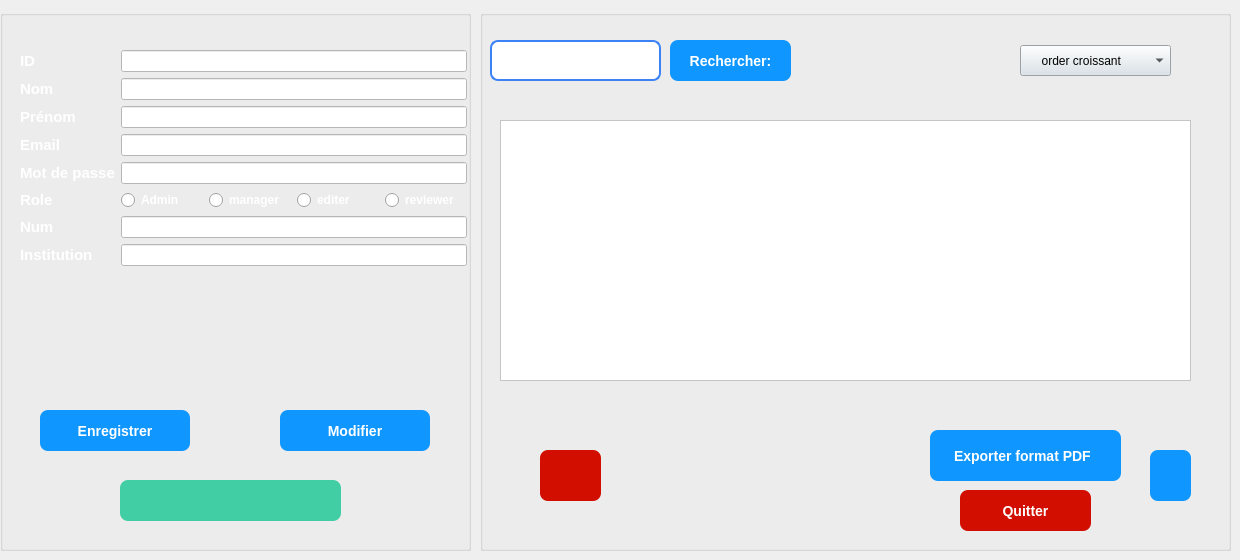
     <widget class="QWidget" name="stackedWidgetPage1">
      <widget class="QGroupBox" name="groupBox_Utilisateur_Form">
       <property name="geometry">
        <rect>
         <x>0</x>
         <y>10</y>
         <width>471</width>
         <height>541</height>
        </rect>
       </property>
       <property name="styleSheet">
        <string notr="true">background-color: rgb(0, 36, 168);
border: #A8D3F0;
/* Style pour tous les GroupBox */
QGroupBox {
    border: 2px solid #2c3e50; /* Couleur de la bordure */
    border-radius: 15px;      /* MÃªme arrondi que les boutons */
    margin-top: 20px;         /* Espace pour le titre en haut */
    font-weight: bold;
    color: #2c3e50;
}
/* Style spÃ©cifique pour le titre du GroupBox */
QGroupBox::title {
    subcontrol-origin: margin;
    subcontrol-position: top center; /* Place le titre en haut au centre */
    padding: 0 10px;
}</string>
       </property>
       <property name="title">
        <string/>
       </property>
       <widget class="QWidget" name="formLayoutWidget_Utilisateur">
        <property name="geometry">
         <rect>
          <x>20</x>
          <y>40</y>
          <width>447</width>
          <height>251</height>
         </rect>
        </property>
        <layout class="QFormLayout" name="formLayout_Utilisateur">
         <item row="0" column="0">
          <widget class="QLabel" name="label_ID_Utilisateur">
           <property name="text">
            <string>&lt;html&gt;&lt;head/&gt;&lt;body&gt;&lt;p&gt;&lt;span style=&quot; font-size:11pt; font-weight:700; color:#ffffff;&quot;&gt;ID&lt;/span&gt;&lt;/p&gt;&lt;/body&gt;&lt;/html&gt;</string>
           </property>
          </widget>
         </item>
         <item row="0" column="1">
          <widget class="QLineEdit" name="lineEdit_ID_Utilisateur">
           <property name="styleSheet">
            <string notr="true">background-color: rgb(255, 255, 255);</string>
           </property>
          </widget>
         </item>
         <item row="1" column="0">
          <widget class="QLabel" name="label_Nom_Utilisateur">
           <property name="text">
            <string>&lt;html&gt;&lt;head/&gt;&lt;body&gt;&lt;p&gt;&lt;span style=&quot; font-size:11pt; font-weight:700; color:#ffffff;&quot;&gt;Nom&lt;/span&gt;&lt;/p&gt;&lt;/body&gt;&lt;/html&gt;</string>
           </property>
          </widget>
         </item>
         <item row="1" column="1">
          <widget class="QLineEdit" name="lineEdit_Nom_Utilisateur">
           <property name="styleSheet">
            <string notr="true">background-color: rgb(255, 255, 255);</string>
           </property>
          </widget>
         </item>
         <item row="2" column="0">
          <widget class="QLabel" name="label_Prenom_Utilisateur">
           <property name="text">
            <string>&lt;html&gt;&lt;head/&gt;&lt;body&gt;&lt;p&gt;&lt;span style=&quot; font-size:11pt; font-weight:700; color:#ffffff;&quot;&gt;Prénom&lt;/span&gt;&lt;/p&gt;&lt;/body&gt;&lt;/html&gt;</string>
           </property>
          </widget>
         </item>
         <item row="2" column="1">
          <widget class="QLineEdit" name="lineEdit_Prenom_Utilisateur">
           <property name="styleSheet">
            <string notr="true">background-color: rgb(255, 255, 255);</string>
           </property>
          </widget>
         </item>
         <item row="3" column="0">
          <widget class="QLabel" name="label_Email_Utilisateur">
           <property name="text">
            <string>&lt;html&gt;&lt;head/&gt;&lt;body&gt;&lt;p&gt;&lt;span style=&quot; font-size:11pt; font-weight:700; color:#ffffff;&quot;&gt;Email&lt;/span&gt;&lt;/p&gt;&lt;/body&gt;&lt;/html&gt;</string>
           </property>
          </widget>
         </item>
         <item row="3" column="1">
          <widget class="QLineEdit" name="lineEdit_Email_Utilisateur">
           <property name="styleSheet">
            <string notr="true">background-color: rgb(255, 255, 255);</string>
           </property>
          </widget>
         </item>
         <item row="4" column="1">
          <widget class="QLineEdit" name="lineEdit_Mdp_Utilisateur">
           <property name="styleSheet">
            <string notr="true">background-color: rgb(255, 255, 255);</string>
           </property>
           <property name="echoMode">
            <enum>QLineEdit::EchoMode::Password</enum>
           </property>
          </widget>
         </item>
         <item row="5" column="0">
          <widget class="QLabel" name="label_Role_Utilisateur">
           <property name="text">
            <string>&lt;html&gt;&lt;head/&gt;&lt;body&gt;&lt;p&gt;&lt;span style=&quot; font-size:11pt; font-weight:700; color:#ffffff;&quot;&gt;Role&lt;/span&gt;&lt;/p&gt;&lt;/body&gt;&lt;/html&gt;</string>
           </property>
          </widget>
         </item>
         <item row="5" column="1">
          <layout class="QHBoxLayout" name="horizontalLayout_Role">
           <item>
            <widget class="QRadioButton" name="radioButton_Admin_7">
             <property name="styleSheet">
              <string notr="true">color: white; font-weight: bold;</string>
             </property>
             <property name="text">
              <string>Admin</string>
             </property>
            </widget>
           </item>
           <item>
            <widget class="QRadioButton" name="radioButton_Admin_2">
             <property name="styleSheet">
              <string notr="true">color: white; font-weight: bold;</string>
             </property>
             <property name="text">
              <string>manager</string>
             </property>
            </widget>
           </item>
           <item>
            <widget class="QRadioButton" name="radioButton_Admin">
             <property name="styleSheet">
              <string notr="true">color: white; font-weight: bold;</string>
             </property>
             <property name="text">
              <string>editer</string>
             </property>
            </widget>
           </item>
           <item>
            <widget class="QRadioButton" name="radioButton_Chercheur">
             <property name="styleSheet">
              <string notr="true">color: white; font-weight: bold;</string>
             </property>
             <property name="text">
              <string>reviewer</string>
             </property>
            </widget>
           </item>
          </layout>
         </item>
         <item row="6" column="0">
          <widget class="QLabel" name="label_num">
           <property name="text">
            <string>&lt;html&gt;&lt;head/&gt;&lt;body&gt;&lt;p&gt;&lt;span style=&quot; font-size:11pt; font-weight:700; color:#ffffff;&quot;&gt;Num&lt;/span&gt;&lt;/p&gt;&lt;/body&gt;&lt;/html&gt;</string>
           </property>
          </widget>
         </item>
         <item row="6" column="1">
          <widget class="QLineEdit" name="lineEdit_Institution_Utilisateur_2">
           <property name="styleSheet">
            <string notr="true">background-color: rgb(255, 255, 255);</string>
           </property>
          </widget>
         </item>
         <item row="7" column="0">
          <widget class="QLabel" name="label_Institution">
           <property name="text">
            <string>&lt;html&gt;&lt;head/&gt;&lt;body&gt;&lt;p&gt;&lt;span style=&quot; font-size:11pt; font-weight:700; color:#ffffff;&quot;&gt;Institution&lt;/span&gt;&lt;/p&gt;&lt;/body&gt;&lt;/html&gt;</string>
           </property>
          </widget>
         </item>
         <item row="7" column="1">
          <widget class="QLineEdit" name="lineEdit_Institution_Utilisateur_3">
           <property name="styleSheet">
            <string notr="true">background-color: rgb(255, 255, 255);</string>
           </property>
          </widget>
         </item>
         <item row="4" column="0">
          <widget class="QLabel" name="label_Mdp_Utilisateur">
           <property name="text">
            <string>&lt;html&gt;&lt;head/&gt;&lt;body&gt;&lt;p&gt;&lt;span style=&quot; font-size:11pt; font-weight:700; color:#ffffff;&quot;&gt;Mot de passe&lt;/span&gt;&lt;/p&gt;&lt;/body&gt;&lt;/html&gt;</string>
           </property>
          </widget>
         </item>
        </layout>
       </widget>
       <widget class="QPushButton" name="btn_Enregistrer_Utilisateur">
        <property name="geometry">
         <rect>
          <x>40</x>
          <y>400</y>
          <width>150</width>
          <height>41</height>
         </rect>
        </property>
        <property name="minimumSize">
         <size>
          <width>0</width>
          <height>0</height>
         </size>
        </property>
        <property name="styleSheet">
         <string notr="true">QPushButton {
    
    color: white;
    border: none;
    border-radius: 8px;
    padding: 8px 20px;
	
	 background-color: rgb(16, 151, 255);   /* normal state */
    font-size: 14px;
    font-weight: bold;
}

QPushButton:hover {
    background-color: #059669;   /* darker on hover */
}
</string>
        </property>
        <property name="text">
         <string>Enregistrer</string>
        </property>
       </widget>
       <widget class="QPushButton" name="modif_3">
        <property name="geometry">
         <rect>
          <x>280</x>
          <y>400</y>
          <width>150</width>
          <height>41</height>
         </rect>
        </property>
        <property name="styleSheet">
         <string notr="true">QPushButton {
   background-color: rgb(16, 151, 255);   /* normal state */
    color: white;
    border: none;
    border-radius: 8px;
    padding: 8px 20px;
    font-size: 14px;
    font-weight: bold;
}

QPushButton:hover {
    background-color: #059669;   /* darker on hover */
}
</string>
        </property>
        <property name="text">
         <string>Modifier</string>
        </property>
       </widget>
       <widget class="QPushButton" name="annulerajout_client_3">
        <property name="geometry">
         <rect>
          <x>120</x>
          <y>470</y>
          <width>221</width>
          <height>41</height>
         </rect>
        </property>
        <property name="styleSheet">
         <string notr="true">QPushButton {
	

	
	
	background-color: rgb(66, 206, 164);
	
    color: white;
    border: none;
    border-radius: 8px;
    padding: 8px 20px;
    font-size: 14px;
    font-weight: bold;
}

QPushButton:hover {
      /* darker on hover */
	background-color: rgb(140, 0, 0);
}
</string>
        </property>
        <property name="text">
         <string/>
        </property>
        <property name="icon">
         <iconset theme="QIcon::ThemeIcon::EditClear"/>
        </property>
       </widget>
      </widget>
      <widget class="QGroupBox" name="groupBox_Session_List_6">
       <property name="geometry">
        <rect>
         <x>480</x>
         <y>10</y>
         <width>751</width>
         <height>541</height>
        </rect>
       </property>
       <property name="styleSheet">
        <string notr="true">background-color: rgb(0, 36, 168);
border: #A8D3F0;
/* Style pour tous les GroupBox */
QGroupBox {
    border: 2px solid #2c3e50; /* Couleur de la bordure */
    border-radius: 15px;      /* MÃªme arrondi que les boutons */
    margin-top: 20px;         /* Espace pour le titre en haut */
    font-weight: bold;
    color: #2c3e50;
}
/* Style spÃ©cifique pour le titre du GroupBox */
QGroupBox::title {
    subcontrol-origin: margin;
    subcontrol-position: top center; /* Place le titre en haut au centre */
    padding: 0 10px;
}</string>
       </property>
       <property name="title">
        <string/>
       </property>
       <widget class="QTableView" name="tableWidget_10">
        <property name="geometry">
         <rect>
          <x>20</x>
          <y>110</y>
          <width>691</width>
          <height>261</height>
         </rect>
        </property>
        <property name="styleSheet">
         <string notr="true">background-color: rgb(255, 255, 255);</string>
        </property>
       </widget>
       <widget class="QPushButton" name="pushButton_supprimer_client_2">
        <property name="geometry">
         <rect>
          <x>60</x>
          <y>440</y>
          <width>61</width>
          <height>51</height>
         </rect>
        </property>
        <property name="styleSheet">
         <string notr="true">QPushButton {

	background-color: rgb(209, 14, 0);

	
    color: white;
    border: none;
    border-radius: 8px;
    padding: 8px 20px;
    font-size: 14px;
    font-weight: bold;
}

QPushButton:hover {
      /* darker on hover */
	background-color: rgb(209, 14, 0);
;
}
</string>
        </property>
        <property name="text">
         <string/>
        </property>
        <property name="icon">
         <iconset theme="QIcon::ThemeIcon::EditDelete"/>
        </property>
       </widget>
       <widget class="QLabel" name="label_20">
        <property name="geometry">
         <rect>
          <x>450</x>
          <y>420</y>
          <width>191</width>
          <height>51</height>
         </rect>
        </property>
        <property name="styleSheet">
         <string notr="true">QLabel {
    background-color: rgb(16, 151, 255);
   /* normal state */
    color: white;
    border: none;
    border-radius: 8px;
    padding: 8px 20px;
    font-size: 14px;
    font-weight: bold;
}


</string>
        </property>
        <property name="text">
         <string>Exporter format PDF</string>
        </property>
       </widget>
       <widget class="QPushButton" name="quitterSession_7">
        <property name="geometry">
         <rect>
          <x>480</x>
          <y>480</y>
          <width>131</width>
          <height>41</height>
         </rect>
        </property>
        <property name="styleSheet">
         <string notr="true">QPushButton {

	background-color: rgb(209, 14, 0);
	
    color: white;
    border: none;
    border-radius: 8px;
    padding: 8px 20px;
    font-size: 14px;
    font-weight: bold;
}

QPushButton:hover {
      /* darker on hover */
	background-color: rgb(140, 0, 0);
}

</string>
        </property>
        <property name="text">
         <string>Quitter</string>
        </property>
       </widget>
       <widget class="QPushButton" name="pushButton_pdfclient_2">
        <property name="geometry">
         <rect>
          <x>670</x>
          <y>440</y>
          <width>41</width>
          <height>51</height>
         </rect>
        </property>
        <property name="styleSheet">
         <string notr="true">QPushButton {
    background-color: rgb(16, 151, 255);
   /* normal state */
    color: white;
    border: none;
    border-radius: 8px;
    padding: 8px 20px;
    font-size: 14px;
    font-weight: bold;
}

QPushButton:hover {
    background-color: #059669;   /* darker on hover */
}
</string>
        </property>
        <property name="text">
         <string/>
        </property>
        <property name="icon">
         <iconset theme="QIcon::ThemeIcon::GoDown"/>
        </property>
       </widget>
       <widget class="QPushButton" name="pushButton_recherche_4">
        <property name="geometry">
         <rect>
          <x>190</x>
          <y>30</y>
          <width>121</width>
          <height>41</height>
         </rect>
        </property>
        <property name="styleSheet">
         <string notr="true">QPushButton {
    background-color: rgb(16, 151, 255);   /* normal state */
    color: white;
    border: none;
    border-radius: 8px;
    padding: 8px 20px;
    font-size: 14px;
    font-weight: bold;
}

QPushButton:hover {
    background-color: #059669;   /* darker on hover */
}
</string>
        </property>
        <property name="text">
         <string>Rechercher:</string>
        </property>
        <property name="icon">
         <iconset theme="QIcon::ThemeIcon::EditFind"/>
        </property>
       </widget>
       <widget class="QLineEdit" name="rechSession_7">
        <property name="geometry">
         <rect>
          <x>10</x>
          <y>30</y>
          <width>171</width>
          <height>41</height>
         </rect>
        </property>
        <property name="styleSheet">
         <string notr="true">QLineEdit {
    /* dark background */
	background-color: rgb(255, 255, 255);
    color: #1f2937;              /* typed text color */
    border: 2px solid #3b82f6;   /* blue border */
    border-radius: 8px;
    
    font-size: 14px;
}

QLineEdit::placeholder {
    color: white;                /* placeholder text color */
}
</string>
        </property>
       </widget>
       <widget class="QComboBox" name="comboBox_11">
        <property name="geometry">
         <rect>
          <x>540</x>
          <y>35</y>
          <width>151</width>
          <height>31</height>
         </rect>
        </property>
        <property name="palette">
         <palette>
          <active>
           <colorrole role="WindowText">
            <brush brushstyle="SolidPattern">
             <color alpha="255">
              <red>0</red>
              <green>0</green>
              <blue>0</blue>
             </color>
            </brush>
           </colorrole>
           <colorrole role="Button">
            <brush brushstyle="SolidPattern">
             <color alpha="255">
              <red>216</red>
              <green>226</green>
              <blue>233</blue>
             </color>
            </brush>
           </colorrole>
           <colorrole role="Light">
            <brush brushstyle="SolidPattern">
             <color alpha="255">
              <red>255</red>
              <green>255</green>
              <blue>255</blue>
             </color>
            </brush>
           </colorrole>
           <colorrole role="Midlight">
            <brush brushstyle="SolidPattern">
             <color alpha="255">
              <red>255</red>
              <green>255</green>
              <blue>255</blue>
             </color>
            </brush>
           </colorrole>
           <colorrole role="Dark">
            <brush brushstyle="SolidPattern">
             <color alpha="255">
              <red>127</red>
              <green>127</green>
              <blue>127</blue>
             </color>
            </brush>
           </colorrole>
           <colorrole role="Mid">
            <brush brushstyle="SolidPattern">
             <color alpha="255">
              <red>170</red>
              <green>170</green>
              <blue>170</blue>
             </color>
            </brush>
           </colorrole>
           <colorrole role="Text">
            <brush brushstyle="SolidPattern">
             <color alpha="255">
              <red>0</red>
              <green>0</green>
              <blue>0</blue>
             </color>
            </brush>
           </colorrole>
           <colorrole role="BrightText">
            <brush brushstyle="SolidPattern">
             <color alpha="255">
              <red>255</red>
              <green>255</green>
              <blue>255</blue>
             </color>
            </brush>
           </colorrole>
           <colorrole role="ButtonText">
            <brush brushstyle="SolidPattern">
             <color alpha="255">
              <red>0</red>
              <green>0</green>
              <blue>0</blue>
             </color>
            </brush>
           </colorrole>
           <colorrole role="Base">
            <brush brushstyle="SolidPattern">
             <color alpha="255">
              <red>216</red>
              <green>226</green>
              <blue>233</blue>
             </color>
            </brush>
           </colorrole>
           <colorrole role="Window">
            <brush brushstyle="SolidPattern">
             <color alpha="255">
              <red>216</red>
              <green>226</green>
              <blue>233</blue>
             </color>
            </brush>
           </colorrole>
           <colorrole role="Shadow">
            <brush brushstyle="SolidPattern">
             <color alpha="255">
              <red>0</red>
              <green>0</green>
              <blue>0</blue>
             </color>
            </brush>
           </colorrole>
           <colorrole role="AlternateBase">
            <brush brushstyle="SolidPattern">
             <color alpha="255">
              <red>255</red>
              <green>255</green>
              <blue>255</blue>
             </color>
            </brush>
           </colorrole>
           <colorrole role="ToolTipBase">
            <brush brushstyle="SolidPattern">
             <color alpha="255">
              <red>255</red>
              <green>255</green>
              <blue>220</blue>
             </color>
            </brush>
           </colorrole>
           <colorrole role="ToolTipText">
            <brush brushstyle="SolidPattern">
             <color alpha="255">
              <red>0</red>
              <green>0</green>
              <blue>0</blue>
             </color>
            </brush>
           </colorrole>
           <colorrole role="PlaceholderText">
            <brush brushstyle="SolidPattern">
             <color alpha="127">
              <red>0</red>
              <green>0</green>
              <blue>0</blue>
             </color>
            </brush>
           </colorrole>
           <colorrole role="Accent">
            <brush brushstyle="SolidPattern">
             <color alpha="255">
              <red>255</red>
              <green>255</green>
              <blue>255</blue>
             </color>
            </brush>
           </colorrole>
          </active>
          <inactive>
           <colorrole role="WindowText">
            <brush brushstyle="SolidPattern">
             <color alpha="255">
              <red>0</red>
              <green>0</green>
              <blue>0</blue>
             </color>
            </brush>
           </colorrole>
           <colorrole role="Button">
            <brush brushstyle="SolidPattern">
             <color alpha="255">
              <red>216</red>
              <green>226</green>
              <blue>233</blue>
             </color>
            </brush>
           </colorrole>
           <colorrole role="Light">
            <brush brushstyle="SolidPattern">
             <color alpha="255">
              <red>255</red>
              <green>255</green>
              <blue>255</blue>
             </color>
            </brush>
           </colorrole>
           <colorrole role="Midlight">
            <brush brushstyle="SolidPattern">
             <color alpha="255">
              <red>255</red>
              <green>255</green>
              <blue>255</blue>
             </color>
            </brush>
           </colorrole>
           <colorrole role="Dark">
            <brush brushstyle="SolidPattern">
             <color alpha="255">
              <red>127</red>
              <green>127</green>
              <blue>127</blue>
             </color>
            </brush>
           </colorrole>
           <colorrole role="Mid">
            <brush brushstyle="SolidPattern">
             <color alpha="255">
              <red>170</red>
              <green>170</green>
              <blue>170</blue>
             </color>
            </brush>
           </colorrole>
           <colorrole role="Text">
            <brush brushstyle="SolidPattern">
             <color alpha="255">
              <red>0</red>
              <green>0</green>
              <blue>0</blue>
             </color>
            </brush>
           </colorrole>
           <colorrole role="BrightText">
            <brush brushstyle="SolidPattern">
             <color alpha="255">
              <red>255</red>
              <green>255</green>
              <blue>255</blue>
             </color>
            </brush>
           </colorrole>
           <colorrole role="ButtonText">
            <brush brushstyle="SolidPattern">
             <color alpha="255">
              <red>0</red>
              <green>0</green>
              <blue>0</blue>
             </color>
            </brush>
           </colorrole>
           <colorrole role="Base">
            <brush brushstyle="SolidPattern">
             <color alpha="255">
              <red>216</red>
              <green>226</green>
              <blue>233</blue>
             </color>
            </brush>
           </colorrole>
           <colorrole role="Window">
            <brush brushstyle="SolidPattern">
             <color alpha="255">
              <red>216</red>
              <green>226</green>
              <blue>233</blue>
             </color>
            </brush>
           </colorrole>
           <colorrole role="Shadow">
            <brush brushstyle="SolidPattern">
             <color alpha="255">
              <red>0</red>
              <green>0</green>
              <blue>0</blue>
             </color>
            </brush>
           </colorrole>
           <colorrole role="AlternateBase">
            <brush brushstyle="SolidPattern">
             <color alpha="255">
              <red>255</red>
              <green>255</green>
              <blue>255</blue>
             </color>
            </brush>
           </colorrole>
           <colorrole role="ToolTipBase">
            <brush brushstyle="SolidPattern">
             <color alpha="255">
              <red>255</red>
              <green>255</green>
              <blue>220</blue>
             </color>
            </brush>
           </colorrole>
           <colorrole role="ToolTipText">
            <brush brushstyle="SolidPattern">
             <color alpha="255">
              <red>0</red>
              <green>0</green>
              <blue>0</blue>
             </color>
            </brush>
           </colorrole>
           <colorrole role="PlaceholderText">
            <brush brushstyle="SolidPattern">
             <color alpha="127">
              <red>0</red>
              <green>0</green>
              <blue>0</blue>
             </color>
            </brush>
           </colorrole>
           <colorrole role="Accent">
            <brush brushstyle="SolidPattern">
             <color alpha="255">
              <red>255</red>
              <green>255</green>
              <blue>255</blue>
             </color>
            </brush>
           </colorrole>
          </inactive>
          <disabled>
           <colorrole role="WindowText">
            <brush brushstyle="SolidPattern">
             <color alpha="255">
              <red>127</red>
              <green>127</green>
              <blue>127</blue>
             </color>
            </brush>
           </colorrole>
           <colorrole role="Button">
            <brush brushstyle="SolidPattern">
             <color alpha="255">
              <red>216</red>
              <green>226</green>
              <blue>233</blue>
             </color>
            </brush>
           </colorrole>
           <colorrole role="Light">
            <brush brushstyle="SolidPattern">
             <color alpha="255">
              <red>255</red>
              <green>255</green>
              <blue>255</blue>
             </color>
            </brush>
           </colorrole>
           <colorrole role="Midlight">
            <brush brushstyle="SolidPattern">
             <color alpha="255">
              <red>255</red>
              <green>255</green>
              <blue>255</blue>
             </color>
            </brush>
           </colorrole>
           <colorrole role="Dark">
            <brush brushstyle="SolidPattern">
             <color alpha="255">
              <red>127</red>
              <green>127</green>
              <blue>127</blue>
             </color>
            </brush>
           </colorrole>
           <colorrole role="Mid">
            <brush brushstyle="SolidPattern">
             <color alpha="255">
              <red>170</red>
              <green>170</green>
              <blue>170</blue>
             </color>
            </brush>
           </colorrole>
           <colorrole role="Text">
            <brush brushstyle="SolidPattern">
             <color alpha="255">
              <red>127</red>
              <green>127</green>
              <blue>127</blue>
             </color>
            </brush>
           </colorrole>
           <colorrole role="BrightText">
            <brush brushstyle="SolidPattern">
             <color alpha="255">
              <red>255</red>
              <green>255</green>
              <blue>255</blue>
             </color>
            </brush>
           </colorrole>
           <colorrole role="ButtonText">
            <brush brushstyle="SolidPattern">
             <color alpha="255">
              <red>127</red>
              <green>127</green>
              <blue>127</blue>
             </color>
            </brush>
           </colorrole>
           <colorrole role="Base">
            <brush brushstyle="SolidPattern">
             <color alpha="255">
              <red>216</red>
              <green>226</green>
              <blue>233</blue>
             </color>
            </brush>
           </colorrole>
           <colorrole role="Window">
            <brush brushstyle="SolidPattern">
             <color alpha="255">
              <red>216</red>
              <green>226</green>
              <blue>233</blue>
             </color>
            </brush>
           </colorrole>
           <colorrole role="Shadow">
            <brush brushstyle="SolidPattern">
             <color alpha="255">
              <red>0</red>
              <green>0</green>
              <blue>0</blue>
             </color>
            </brush>
           </colorrole>
           <colorrole role="AlternateBase">
            <brush brushstyle="SolidPattern">
             <color alpha="255">
              <red>255</red>
              <green>255</green>
              <blue>255</blue>
             </color>
            </brush>
           </colorrole>
           <colorrole role="ToolTipBase">
            <brush brushstyle="SolidPattern">
             <color alpha="255">
              <red>255</red>
              <green>255</green>
              <blue>220</blue>
             </color>
            </brush>
           </colorrole>
           <colorrole role="ToolTipText">
            <brush brushstyle="SolidPattern">
             <color alpha="255">
              <red>0</red>
              <green>0</green>
              <blue>0</blue>
             </color>
            </brush>
           </colorrole>
           <colorrole role="PlaceholderText">
            <brush brushstyle="SolidPattern">
             <color alpha="127">
              <red>127</red>
              <green>127</green>
              <blue>127</blue>
             </color>
            </brush>
           </colorrole>
           <colorrole role="Accent">
            <brush brushstyle="SolidPattern">
             <color alpha="255">
              <red>255</red>
              <green>255</green>
              <blue>255</blue>
             </color>
            </brush>
           </colorrole>
          </disabled>
         </palette>
        </property>
        <property name="styleSheet">
         <string notr="true">background-color: #D8E2E9;
QPushButton {
    /* La couleur de fond (bleu pro) */
    background-color: #2c3e50; 
    
    /* La couleur du texte */
    color: white;
    
    /* L'ARRONDI : plus le chiffre est grand, plus c'est rond */
    border-radius: 15px;
    
    /* Une bordure fine pour dÃ©finir la forme */
    border: 1px solid #34495e;
    
    /* Espacement interne pour que le texte ne touche pas les bords */
    padding: 5px 15px;
}

/* Effet au survol de la souris */
QPushButton:hover {
    background-color: #34495e;
}</string>
        </property>
        <item>
         <property name="text">
          <string>     order croissant</string>
         </property>
        </item>
        <item>
         <property name="text">
          <string>     order decroissant</string>
         </property>
        </item>
       </widget>
      </widget>
     </widget>
